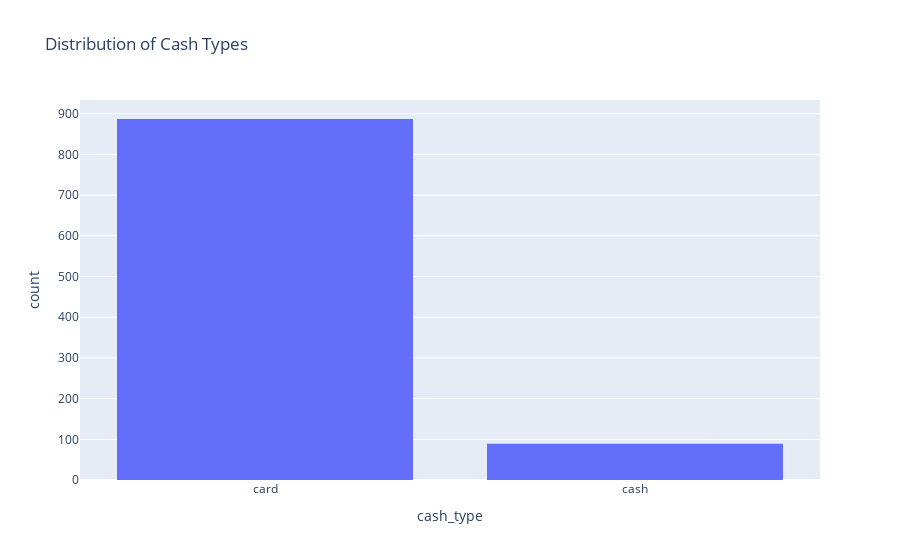

Notebook code for this chart:
### Code cell
fig = px.histogram(df, x='cash_type', title='Distribution of Cash Types')
fig.show()

### Figure 1 — Plotly figure (JSON) as saved in the notebook; plotly's stock layout.template omitted (floating-point values rounded to 4 significant figures; data arrays with more than 128 entries replaced by an {"elided": "..."} marker saying what was removed)
{"data": [{"alignmentgroup": "True", "bingroup": "x", "hovertemplate": "cash_type=%{x}<br>count=%{y}<extra></extra>", "legendgroup": "", "marker": {"color": "#636efa", "pattern": {"shape": ""}}, "name": "", "offsetgroup": "", "orientation": "v", "showlegend": false, "type": "histogram", "x": {"elided": "976 str values"}, "xaxis": "x", "yaxis": "y"}], "layout": {"barmode": "relative", "legend": {"tracegroupgap": 0}, "title": {"text": "Distribution of Cash Types"}, "xaxis": {"anchor": "y", "domain": [0, 1], "title": {"text": "cash_type"}}, "yaxis": {"anchor": "x", "domain": [0, 1], "title": {"text": "count"}}}}
